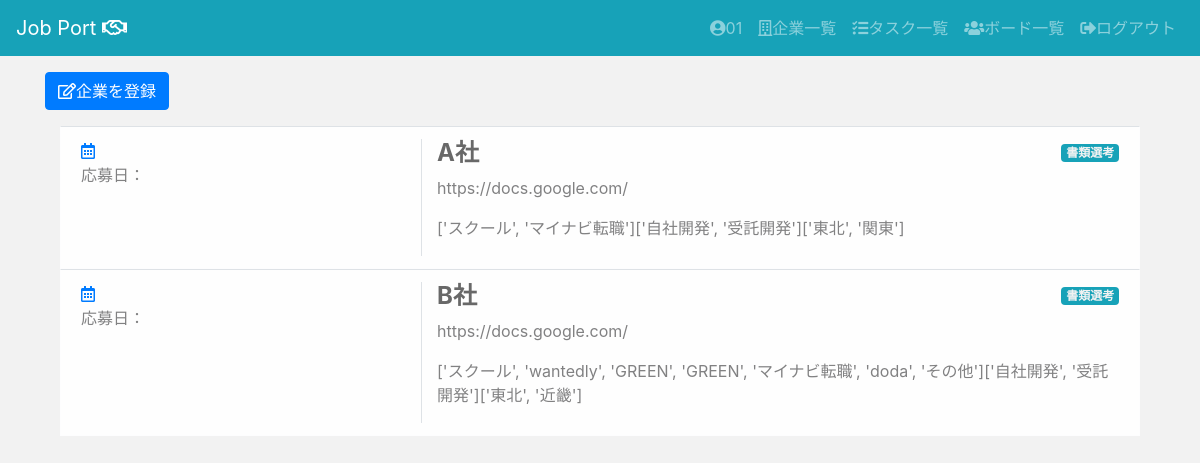
Before: /jpapp/companies/ (signed in) with the older database file.
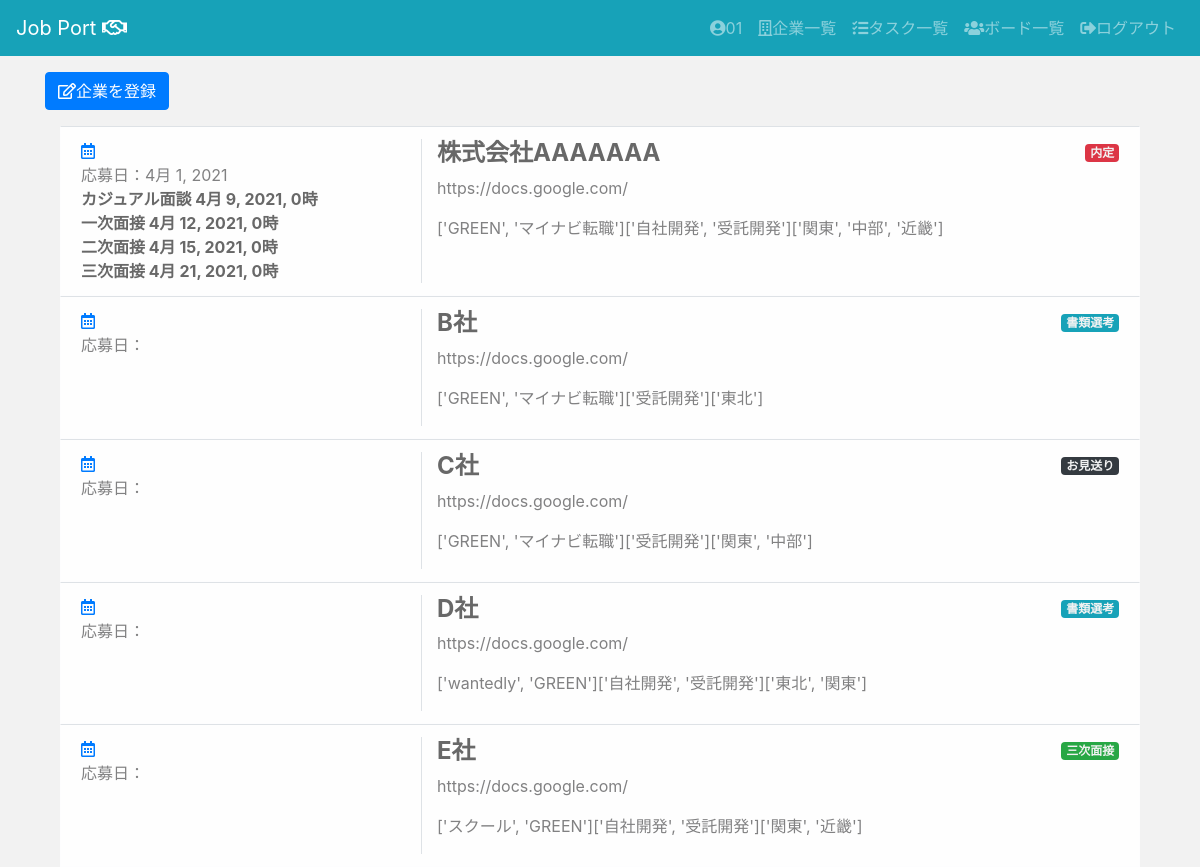
After: the same page with the newer database file.
### jpapp/models.py (models this page shows, shortened)
class Company(models.Model):
    company_name = models.CharField(max_length=200,)
    url = models.URLField(blank=True,null=True,)
    route = models.IntegerField(
        choices = CHOICE1,
        blank=True,
        null=True,
    )
    business_form = models.TextField(blank=True,null=True,)
    location = models.IntegerField(
        choices = CHOICE2,
        blank=True,
        null=True,
    )
    description = models.TextField(blank=True,null=True,)
    phase = models.IntegerField(
        choices = CHOICE3,
        default='0',
    )
    application_date = models.DateField(blank=True,null=True,)
    user = models.ForeignKey(User, on_delete=models.CASCADE)

class Interview(models.Model):
    interview_phase = models.IntegerField(
      choices = CHOICE4,
      default='0'
    )
    interview_datetime = models.DateTimeField()
    interview_description = models.TextField()
    company = models.ForeignKey(Company, on_delete=models.CASCADE)
    user = models.ForeignKey(User, on_delete=models.CASCADE)

### jpapp/views.py (the view)
# urls.py: path("companies/", views.CompanyListView.as_view(), name="companies_list"),
class CompanyListView(LoginRequiredMixin, ListView):
    model = Company
    template_name = "jpapp/companies/list.html"

### templates/jpapp/companies/list.html
{% extends "jpapp/base.html" %}
{% block content %}
<div class="container">
  <a class="btn btn-primary my-3" href="{% url 'jpapp:companies_create' %}" role="button"><i class="far fa-edit"></i>企業を登録</a>
  <div class="container">
  {% for list in company_list %}
  <div class="alert alert-light border-top rounded-0" role="alert">
    <div class="row">
      <div class="col-sm-4 border-right">
        <a href="{% url 'jpapp:interviews_create' %}"><i class="far fa-calendar-alt"></i></a><br>
        応募日：{{ list.application_date|default_if_none:" " }}<br>
        {% for interview in list.interview_set.all %}
        <a href="{% url 'jpapp:interviews_detail' interview.pk %}" class="alert-link">{{ interview.get_interview_phase_display }} {{ interview.interview_datetime }}</a><br>
        {% endfor %}
      </div>
      <div class="col-sm-8">
        <div class="company_title">
          <div>
            <h4><a href="{% url 'jpapp:companies_detail'  list.pk %}" class="alert-link">{{ list.company_name }}</a></h4>
          </div>
          <div>
            {% if list.phase == 7 %}
            <span class="badge bg-dark">{{ list.get_phase_display }}</span>
            {% elif list.phase == 6 %}
            <span class="badge bg-danger">{{ list.get_phase_display }}</span>
            {% elif list.phase == 0 %}
            <span class="badge bg-info">{{ list.get_phase_display }}</span>
            {% else %}
            <span class="badge bg-success">{{ list.get_phase_display }}</span>
            {% endif %}
          </div>
        </div>
        <div>
          <p>{{ list.url|default_if_none:" "  }}</p>
          <p>{{ list.get_route_display }}{{ list.business_form }}{{ list.get_location_display }}</p>
        </div>
      </div>
    </div>
  </div>
  {% endfor %}
</div>
{% endblock %}

Changed rows visible on the page:
changed Company: application_date (not shown) → "4月 1, 2021"; company_name "A社" → "株式会社AAAAAAA"; route "['スクール', 'マイナビ転職']" → "['GREEN', 'マイナビ転職']"; location "['東北', '関東']" → "['関東', '中部', '近畿']"; phase "書類選考" → "内定"
added Interview: interview_phase "カジュアル面談", interview_datetime "4月 9, 2021, 0時", shown under Company "4月 1, 2021"
added Interview: interview_phase "一次面接", interview_datetime "4月 12, 2021, 0時", shown under Company "4月 1, 2021"
added Interview: interview_phase "二次面接", interview_datetime "4月 15, 2021, 0時", shown under Company "4月 1, 2021"
added Interview: interview_phase "三次面接", interview_datetime "4月 21, 2021, 0時", shown under Company "4月 1, 2021"
changed Company "B社": route "['スクール', 'wantedly', 'GREEN', 'GREEN', 'マイナビ転職', 'doda', 'その他']" → "['GREEN', 'マイナビ転職']"; business_form "['自社開発', '受託開発']" → "['受託開発']"; location "['東北', '近畿']" → "['東北']"
added Company: company_name "C社", phase "お見送り", url "https://docs.google.com/", route "['GREEN', 'マイナビ転職']", business_form "['受託開発']", location "['関東', '中部']"
added Company: company_name "D社", phase "書類選考", url "https://docs.google.com/", route "['wantedly', 'GREEN']", business_form "['自社開発', '受託開発']", location "['東北', '関東']"
added Company: company_name "E社", phase "三次面接", url "https://docs.google.com/", route "['スクール', 'GREEN']", business_form "['自社開発', '受託開発']", location "['関東', '近畿']"
